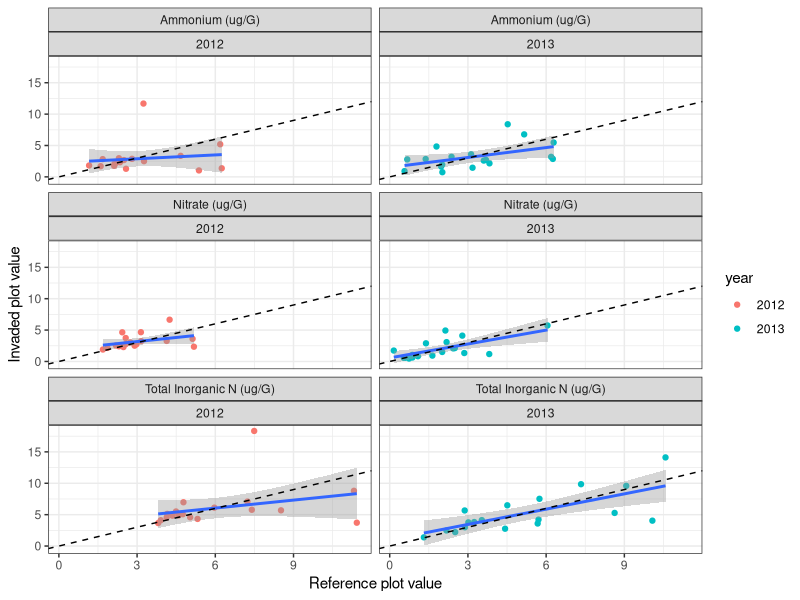
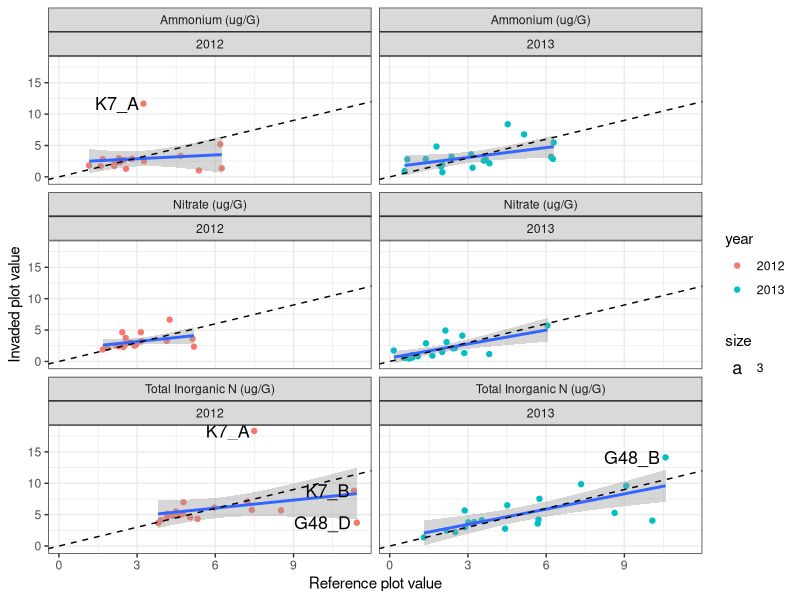
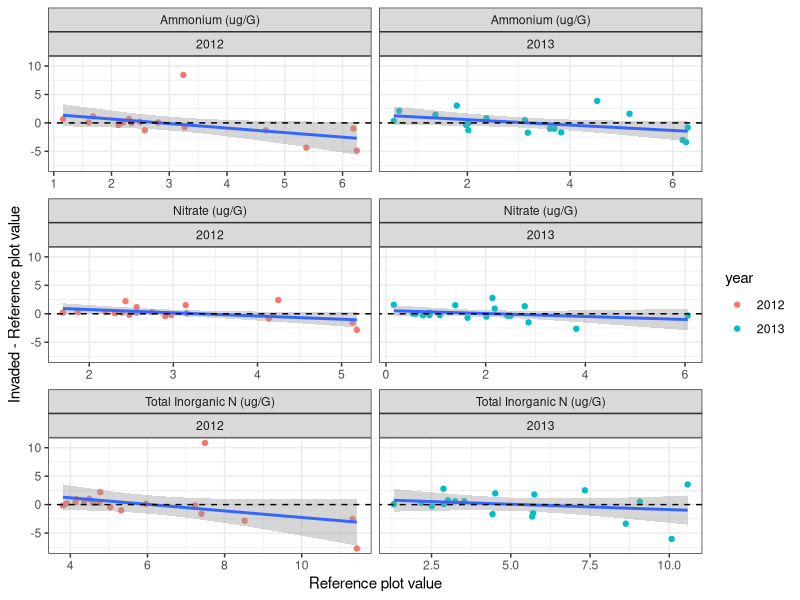
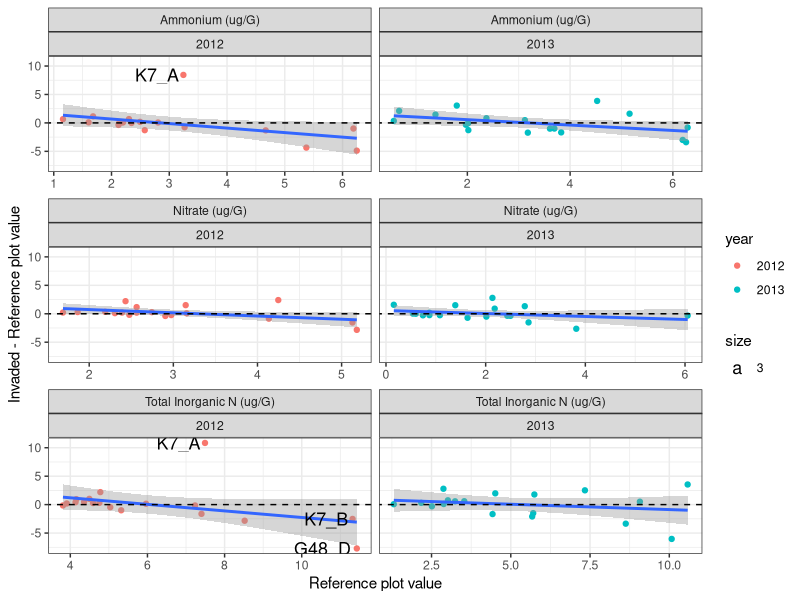
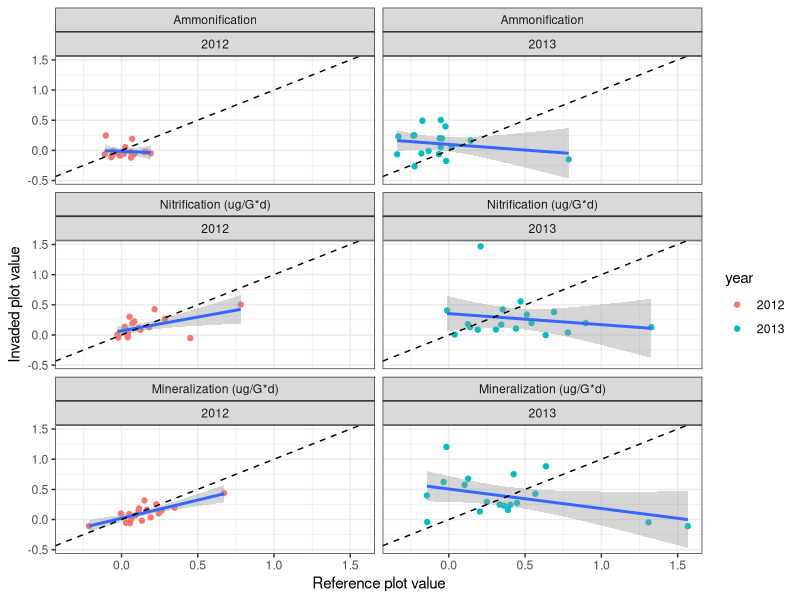
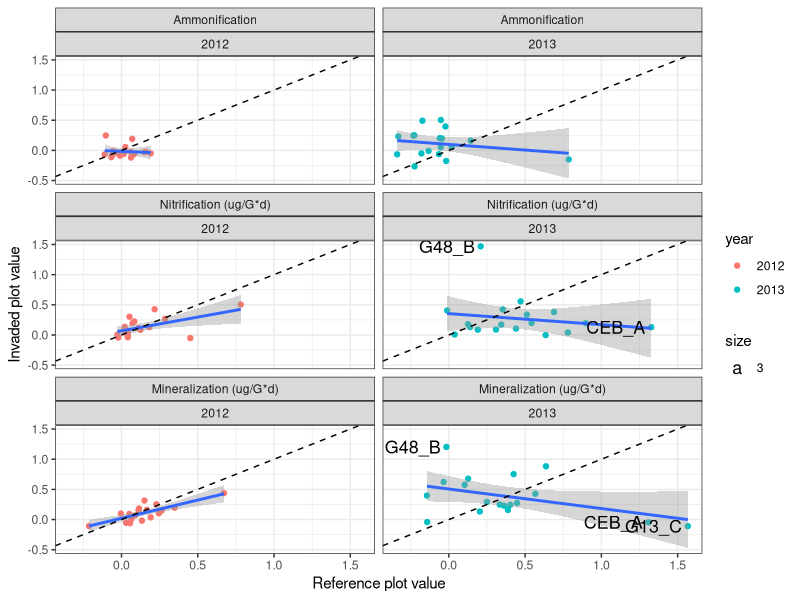
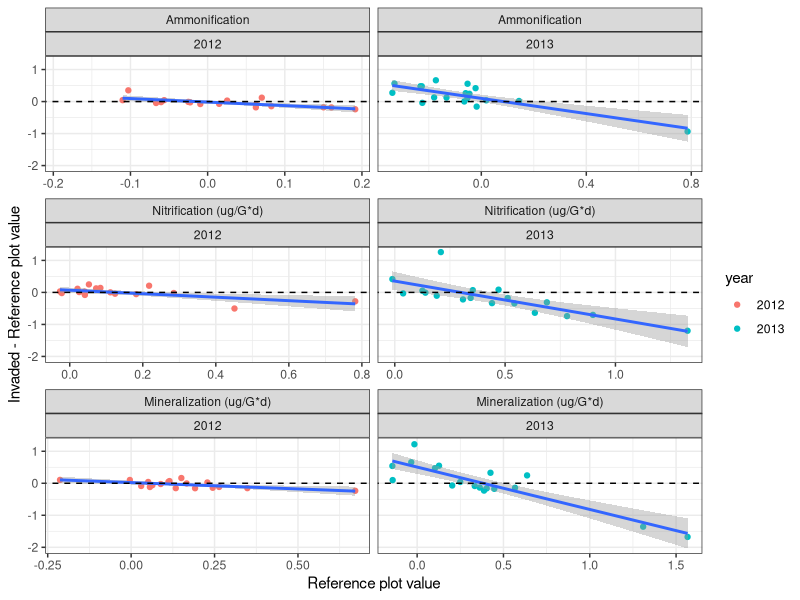
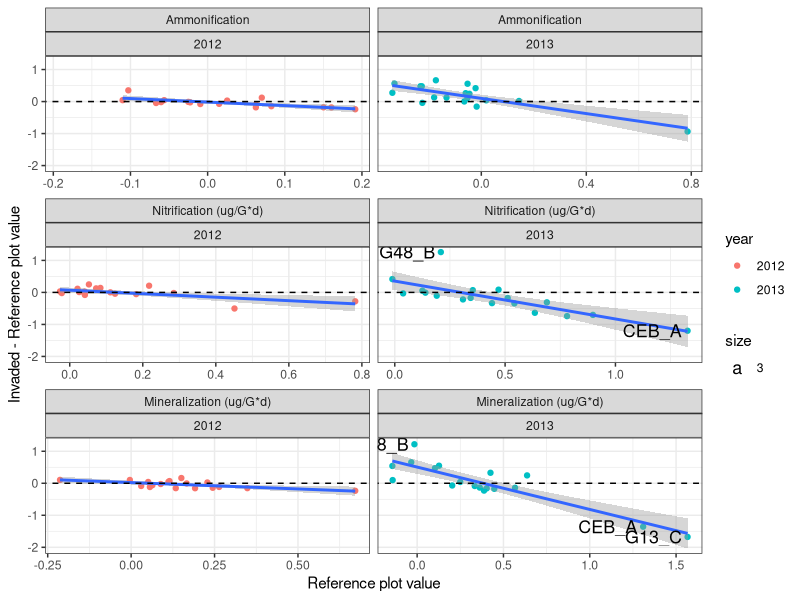

These figures' R source, in order:
#question2.R
#files needed: tab-delim files in 'e8DataPackage_080314_clean' folder
#question2: How does reference nutrient availability correlate with invaded nutrient availability across sites?

library(ggplot2); theme_set(theme_bw())
library(dplyr)
library(reshape2)
library(doBy)
#########################################################
#load data

#soil data (sd)
sd<-read.table("e8DataPackage_080314_clean/e8_plothalfSoilData_clean.txt",header=TRUE,sep="\t")
sd_dic<-read.table("e8DataPackage_080314_clean/e8_plothalfSoilData_dictionary_clean.txt",header=TRUE,sep="\t")

#veg data (vd)
vd<-read.table("e8DataPackage_080314_clean/e8_plothalfVegData_clean.txt",header=TRUE,sep="\t")
vd_dic<-read.table("e8DataPackage_080314_clean/e8_plothalfVegData_dictionary_clean.txt",header=TRUE,sep="\t")

#########################################################
#Make dataframe to plot: invader biomass vs native subplot resource availability

#pull out the top depth
sdt<-filter(sd,depth == "T") 

#pick out the columns of interest
colnames(sdt)
sdf<-sdt[,c('plotname','year','inv','nhi','noi','toti','ammonifd','nitrifd','minzd')]

#Make dataframes to plot 1) nhi, noi and 2) toti and 3) ammonif nitrif minzd
colnames(sdf)
##for nhi and noi and toti
sdf.n<-melt(sdf, measure.var=c('nhi','noi','toti'))
sdf.n$year<-as.factor(sdf.n$year)
sdf.nN<-filter(sdf.n,inv == "N") 
sdf.nI<-filter(sdf.n,inv == "I") 
s.n<-data.frame(sdf.nN[,c('plotname','year','variable')], nat.vals=sdf.nN[,'value'], inv.vals=sdf.nI[,'value'])
head(s.n)
##for ammonif, nitrifd, minzd
sdf.m<-melt(sdf, measure.var=c('ammonifd','nitrifd','minzd'))
sdf.m$year<-as.factor(sdf.m$year)
sdf.mN<-filter(sdf.m,inv == "N") 
sdf.mI<-filter(sdf.m,inv == "I") 
s.m<-data.frame(sdf.mN[,c('plotname','year','variable')], nat.vals=sdf.mN[,'value'], inv.vals=sdf.mI[,'value'])
head(s.m)

#Fxn to rename variables for ggplot
PrettyVaribNames<-function(df, prettynames, vars){
  prettydf <- df
  for (i in 1:length(vars)){
    levels(prettydf$variable)[levels(prettydf$variable)==vars[i]] <- prettynames[i]
  }
  return (prettydf)
}

#Provide pretty varibale names using fxn
prettynames<-c("Ammonium (ug/G)","Nitrate (ug/G)","Total Inorganic N (ug/G)","Ammonification","Nitrification (ug/G*d)","Mineralization (ug/G*d)","Soil Moisture (%)") #for all
vars<-c('nhi','noi','toti','ammonifd','nitrifd','minzd','soilmoi') #for all
s.n.pretty<-PrettyVaribNames(s.n, prettynames, vars) #for plot with nhi and noi and toti
s.m.pretty<-PrettyVaribNames(s.m, prettynames, vars) #for plot with ammonif, nitrif, minz

#Ammonium, Nitrate, Total inorganic N
##slope = 0
p2.n<-ggplot(s.n.pretty,aes(s.n.pretty, x=nat.vals, y = inv.vals)) + geom_point(aes(color=year)) + facet_wrap(~variable+year, scales='fixed', ncol=2) + xlab("Reference plot value") + ylab("Invaded plot value") + geom_smooth(method='lm',se=T) + geom_abline(intercept=0, slope=1, lty=2, color=1)
p2.n
#ggsave(file = "p2_n.png",scale=1,width = 6, height = 6)
#p2.n + geom_text(aes(label=plotname),hjust=1.1, size=3)
p2.n + geom_text(aes(label=ifelse((nat.vals>4*IQR(nat.vals, na.rm=T)|inv.vals>4*IQR(inv.vals, na.rm=T)),as.character(plotname)," "), hjust=1.1, size=3)) #label outliers
#ggsave(file = "p2_n_labels.png",scale=1,width = 6, height = 6)
##slope = 1
s.n.pretty1<-transform(s.n.pretty,inv.vals=inv.vals-s.n.pretty$nat.vals)
p3.n<-ggplot(s.n.pretty1,aes(s.n.pretty1, x=nat.vals, y = inv.vals)) + geom_point(aes(color=year)) + facet_wrap(~variable+year, scales='free_x', ncol=2) + xlab("Reference plot value") + ylab("Invaded - Reference plot value") + geom_smooth(method='lm',se=T) + geom_abline(intercept=0, slope=0, lty=2, color=1)
p3.n
#ggsave(file = "p3_n.png",scale=1,width = 6, height = 6)
#p3 + geom_text(aes(label=plotname), hjust=1.1, size=3)
p3.n + geom_text(aes(label=ifelse((nat.vals>4*IQR(nat.vals, na.rm=T)|inv.vals>4*IQR(inv.vals, na.rm=T)),as.character(plotname)," "), hjust=1.1, size=3)) #label outliers
#ggsave(file = "p3_n_labels.png",scale=1,width = 6, height = 6)


#Ammonif, Nitrif, Minzd
##slope = 0
p2.m<-ggplot(s.m.pretty,aes(s.m.pretty, x=nat.vals, y = inv.vals)) + geom_point(aes(color=year)) + facet_wrap(~variable+year, scales='fixed', ncol=2) + xlab("Reference plot value") + ylab("Invaded plot value") + geom_smooth(method='lm',se=T) + geom_abline(intercept=0, slope=1, lty=2, color=1)
p2.m
#ggsave(file = "p2_m.png",scale=1,width = 6, height = 6)
#p2.m + geom_text(aes(label=plotname),hjust=1.1, size=3)
p2.m + geom_text(aes(label=ifelse((nat.vals>4*IQR(nat.vals, na.rm=T)|inv.vals>4*IQR(inv.vals, na.rm=T)),as.character(plotname)," "), hjust=1.1, size=3)) #label outliers
#ggsave(file = "p2_m_labels.png",scale=1,width = 6, height = 6)
##slope = 1
s.m.pretty1<-transform(s.m.pretty,inv.vals=inv.vals-s.m.pretty$nat.vals)
p3.m<-ggplot(s.m.pretty1,aes(s.m.pretty1, x=nat.vals, y = inv.vals)) + geom_point(aes(color=year)) + facet_wrap(~variable+year, scales='free_x', ncol=2) + xlab("Reference plot value") + ylab("Invaded - Reference plot value") + geom_smooth(method='lm',se=T) + geom_abline(intercept=0, slope=0, lty=2, color=1)
p3.m
#ggsave(file = "p3_m.png",scale=1,width = 6, height = 6)
#p3 + geom_text(aes(label=plotname), hjust=1.1, size=3)
p3.m + geom_text(aes(label=ifelse((nat.vals>4*IQR(nat.vals, na.rm=T)|inv.vals>4*IQR(inv.vals, na.rm=T)),as.character(plotname)," "), hjust=1.1, size=3)) #label outliers
#ggsave(file = "p3_m_labels.png",scale=1,width = 6, height = 6)


##########################
#linear model

#Fxn to calc pvals and coefs
#Fxns to use within loop
GetPvals<-function(fit){
  store<-numeric(0)
  pvalx<-summary(fit)$coefficients[2,4]
  r2<-summary(fit)$r.squared
  row<-c(pvalx, r2)
  store<-rbind(store,row)
  colnames(store)<-c('pvalx','r2')  
  return(store)
}
GetCoefs<-function(fit){
  store<-numeric(0)
  int<-summary(fit)$coefficients[1,1]
  coefx<-summary(fit)$coefficients[2,1]
  row<-c(int, coefx)
  store<-rbind(store,row)
  colnames(store)<-c('int', 'coefx')
  return(store)
}
AnotherFxn2<-function(data, stcol, endcol){
  xvars<-colnames(data)[stcol:endcol]
  store<-numeric(0)
  i<-0
  for (i in 1:length(xvars)){
    dataI<-data[data$inv=='I',]
    dataN<-data[data$inv=='N',]
    x<-dataN[,i+stcol-1]
    y<-dataI[,i+stcol-1]
    df<-data.frame(x,y)
    
    fit<-lm(y ~ x, df) #slope = 0
    pvals<-GetPvals(fit)
    coefs<-GetCoefs(fit)
    
    fit2<-lm(y~x+offset(1*x), df) #slope = 1
    pvals2<-GetPvals(fit2)
    coefs2<-GetCoefs(fit2)
    
    row<-c(pvals,coefs,pvals2,coefs2)
    store<-rbind(store,row)
  }
  return(store)
}

#Do it!
s12<-sdf[sdf$year=='2012',]
s13<-sdf[sdf$year=='2013',]
colnames(s12)
stcol<-4 #for all
endcol<-9 #for all
##for 2012
result12<-AnotherFxn2(s12, stcol,endcol)
colna1<-c('pvalx','r2','int', 'coefx')
colna2<-paste(colna1,"slope1",sep="_")
colnames(result12)<-c(colna1,colna2) # does slope differ from 0,1
##for 2013
result13<-AnotherFxn2(s13, stcol, endcol)
colnames(result13)<-c(colna1,colna2) #does slope differ from 0,1
#Make a nice table
varnum<-endcol-stcol+1
year<-c(rep('2012',varnum),rep('2013',varnum))
varna<-c("Ammonium (ug/G)","Nitrate (ug/G)","Total Inorganic N (ug/G)",
         "Ammonification (ug/G*d)","Nitrification (ug/G*d)","Mineralization (ug/G*d)")
xvar<-rep(varna,2)
tmp1<-rbind(result12,result13)
tmp2<-data.frame(xvar,year,tmp1)
tmp3<-orderBy(~xvar,tmp2)
tmp3
tmp3[,c(3:6,8:10)]<-round(tmp3[,c(3:6,8:10)], digits=2)
tmp3[,7]<-round(tmp3[,7], digits=4)
tab<-tmp3
write.table(tab, file='q2n3tab.txt', sep="\t", row.names=F)


# plot just the significant correlations
## indicate whether signif as a column in the dataset

## do this for s.n.pretty
head(s.n.pretty)
s.n.pretty$signif0<-rep(NA,dim(s.n.pretty)[1])
s.n.pretty1$signif1<-rep(NA,dim(s.n.pretty1)[1])
### fill in signif0 for s.n.pretty
filter1<-s.n.pretty$year == 2013 & s.n.pretty$variable == "Ammonium (ug/G)"
filter2<-s.n.pretty$year == 2013 & s.n.pretty$variable == "Nitrate (ug/G)"
filter3<-s.n.pretty$year == 2013 & s.n.pretty$variable == "Total Inorganic N (ug/G)"
lgth<-length(s.n.pretty[filter1,'signif0'])
s.n.pretty[filter1,'signif0']<-rep(1,lgth)
s.n.pretty[filter2,'signif0']<-rep(1,lgth)
s.n.pretty[filter3,'signif0']<-rep(1,lgth)
#View(s.n.pretty)
### fill in signif1 for s.n.pretty
filter1<-s.n.pretty1$year == 2012 & s.n.pretty1$variable == "Ammonium (ug/G)"
filter2<-s.n.pretty1$year == 2013 & s.n.pretty1$variable == "Ammonium (ug/G)"
filter3<-s.n.pretty1$year == 2012 & s.n.pretty1$variable == "Nitrate (ug/G)"
lgth<-length(s.n.pretty1[filter1,'signif1'])
s.n.pretty1[filter1,'signif1']<-rep(1,lgth)
s.n.pretty1[filter2,'signif1']<-rep(1,lgth)
s.n.pretty1[filter3,'signif1']<-rep(1,lgth)
#View(s.n.pretty1)

## do this for s.m.pretty
head(s.m.pretty)
s.m.pretty$signif0<-rep(NA,dim(s.m.pretty)[1])
s.m.pretty1$signif1<-rep(NA,dim(s.m.pretty)[1])
### fill in signif0 for s.m.pretty
filter1<-s.m.pretty$year == 2012 & s.m.pretty$variable == "Nitrification (ug/G*d)"
filter2<-s.m.pretty$year == 2012 & s.m.pretty$variable == "Mineralization (ug/G*d)"
filter3<-s.m.pretty$year == 2013 & s.m.pretty$variable == "Mineralization (ug/G*d)"
lgth<-length(s.m.pretty[filter1,'signif0'])
s.m.pretty[filter1,'signif0']<-rep(1,lgth)
s.m.pretty[filter2,'signif0']<-rep(1,lgth)
s.m.pretty[filter3,'signif0']<-rep(1,lgth)
View(s.m.pretty)
### fill in signif1 for s.m.pretty
#all signif
lgth<-length(s.m.pretty1[,'signif1'])
s.m.pretty1[,'signif1']<-rep(1,lgth)
#View(s.m.pretty1)

# plot
p2.n1<-ggplot(s.n.pretty,aes(s.n.pretty, x=nat.vals, y = inv.vals)) + geom_point(aes(color=year)) + facet_wrap(~variable+year, scales='fixed', ncol=2) + xlab("Reference plot value") + ylab("Invaded plot value") + geom_abline(intercept=0, slope=1, lty=2, color=1)
p2.n1 + geom_smooth(data=subset(s.n.pretty, signif0 == 1), method=lm,se=T)
ggsave(file = "p2_n_signif.png",scale=1,width = 6, height = 6)

p3.n1<-ggplot(s.n.pretty1,aes(s.n.pretty1, x=nat.vals, y = inv.vals)) + geom_point(aes(color=year)) + facet_wrap(~variable+year, scales='free_x', ncol=2) + xlab("Reference plot value") + ylab("Invaded - Reference plot value")  + geom_abline(intercept=0, slope=0, lty=2, color=1)
p3.n1 + geom_smooth(data=subset(s.n.pretty1, signif1 == 1), method=lm,se=T)
ggsave(file = "p3_n_signif.png",scale=1,width = 6, height = 6)

p2.m1<-ggplot(s.m.pretty,aes(s.m.pretty, x=nat.vals, y = inv.vals)) + geom_point(aes(color=year)) + facet_wrap(~variable+year, scales='fixed', ncol=2) + xlab("Reference plot value") + ylab("Invaded plot value") + geom_abline(intercept=0, slope=1, lty=2, color=1)
p2.m1 + geom_smooth(data=subset(s.m.pretty, signif0 == 1), method=lm,se=T)
ggsave(file = "p2_m_signif.png",scale=1,width = 6, height = 6)

p3.m1<-ggplot(s.n.pretty1,aes(s.m.pretty1, x=nat.vals, y = inv.vals)) + geom_point(aes(color=year)) + facet_wrap(~variable+year, scales='free_x', ncol=2) + xlab("Reference plot value") + ylab("Invaded - Reference plot value")  + geom_abline(intercept=0, slope=0, lty=2, color=1)
p3.m1 + geom_smooth(method=lm,se=T) # all signif
ggsave(file = "p3_m_signif.png",scale=1,width = 6, height = 6)
